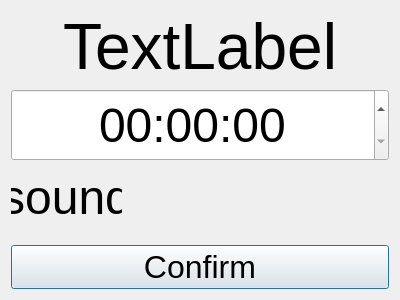
<?xml version="1.0" encoding="UTF-8"?>
<ui version="4.0">
 <class>SetingTimerWindow</class>
 <widget class="QDialog" name="SetingTimerWindow">
  <property name="geometry">
   <rect>
    <x>0</x>
    <y>0</y>
    <width>400</width>
    <height>300</height>
   </rect>
  </property>
  <property name="windowTitle">
   <string>Dialog</string>
  </property>
  <layout class="QGridLayout" name="gridLayout">
   <item row="0" column="0">
    <layout class="QVBoxLayout" name="verticalLayout">
     <item>
      <widget class="QLabel" name="Creation_of_type">
       <property name="sizePolicy">
        <sizepolicy hsizetype="MinimumExpanding" vsizetype="Fixed">
         <horstretch>0</horstretch>
         <verstretch>0</verstretch>
        </sizepolicy>
       </property>
       <property name="maximumSize">
        <size>
         <width>16777215</width>
         <height>16777215</height>
        </size>
       </property>
       <property name="font">
        <font>
         <pointsize>48</pointsize>
        </font>
       </property>
       <property name="text">
        <string>TextLabel</string>
       </property>
       <property name="alignment">
        <set>Qt::AlignCenter</set>
       </property>
      </widget>
     </item>
     <item>
      <widget class="QTimeEdit" name="TimeSelection">
       <property name="sizePolicy">
        <sizepolicy hsizetype="Expanding" vsizetype="Preferred">
         <horstretch>0</horstretch>
         <verstretch>0</verstretch>
        </sizepolicy>
       </property>
       <property name="maximumSize">
        <size>
         <width>16777215</width>
         <height>16777215</height>
        </size>
       </property>
       <property name="font">
        <font>
         <pointsize>36</pointsize>
        </font>
       </property>
       <property name="alignment">
        <set>Qt::AlignCenter</set>
       </property>
       <property name="displayFormat">
        <string>HH:mm:ss</string>
       </property>
      </widget>
     </item>
     <item>
      <layout class="QFormLayout" name="formLayout">
       <item row="0" column="0">
        <widget class="QLabel" name="label">
         <property name="sizePolicy">
          <sizepolicy hsizetype="Fixed" vsizetype="Fixed">
           <horstretch>0</horstretch>
           <verstretch>0</verstretch>
          </sizepolicy>
         </property>
         <property name="maximumSize">
          <size>
           <width>111</width>
           <height>61</height>
          </size>
         </property>
         <property name="font">
          <font>
           <pointsize>36</pointsize>
          </font>
         </property>
         <property name="text">
          <string>sound</string>
         </property>
         <property name="alignment">
          <set>Qt::AlignCenter</set>
         </property>
        </widget>
       </item>
       <item row="0" column="1">
        <widget class="QLabel" name="label_2">
         <property name="sizePolicy">
          <sizepolicy hsizetype="Fixed" vsizetype="Fixed">
           <horstretch>0</horstretch>
           <verstretch>0</verstretch>
          </sizepolicy>
         </property>
         <property name="minimumSize">
          <size>
           <width>51</width>
           <height>61</height>
          </size>
         </property>
         <property name="maximumSize">
          <size>
           <width>51</width>
           <height>61</height>
          </size>
         </property>
         <property name="text">
          <string/>
         </property>
         <property name="pixmap">
          <pixmap resource="resources.qrc">:/images/sound_icon.png</pixmap>
         </property>
         <property name="scaledContents">
          <bool>true</bool>
         </property>
        </widget>
       </item>
      </layout>
     </item>
     <item>
      <widget class="QPushButton" name="confirm_button">
       <property name="sizePolicy">
        <sizepolicy hsizetype="Preferred" vsizetype="Fixed">
         <horstretch>0</horstretch>
         <verstretch>0</verstretch>
        </sizepolicy>
       </property>
       <property name="font">
        <font>
         <pointsize>24</pointsize>
        </font>
       </property>
       <property name="text">
        <string>Confirm</string>
       </property>
      </widget>
     </item>
    </layout>
   </item>
  </layout>
 </widget>
 <resources>
  <include location="resources.qrc"/>
 </resources>
 <connections/>
</ui>
